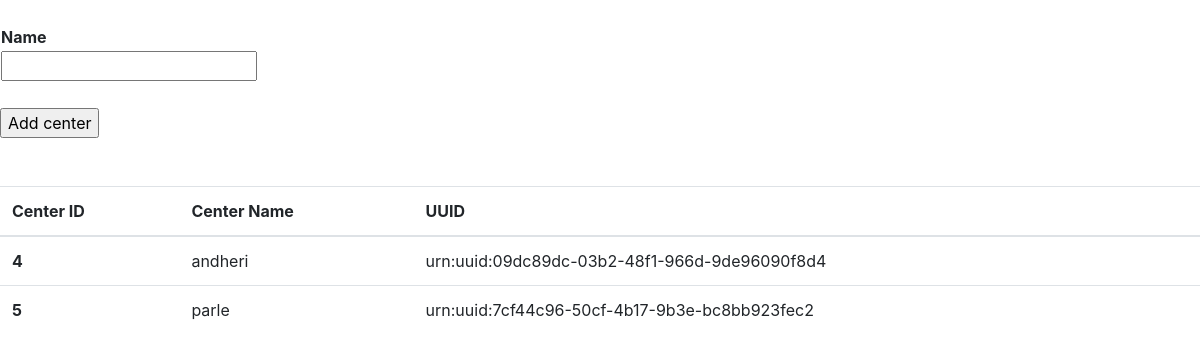
The app's page /centeradd (signed in), older data.
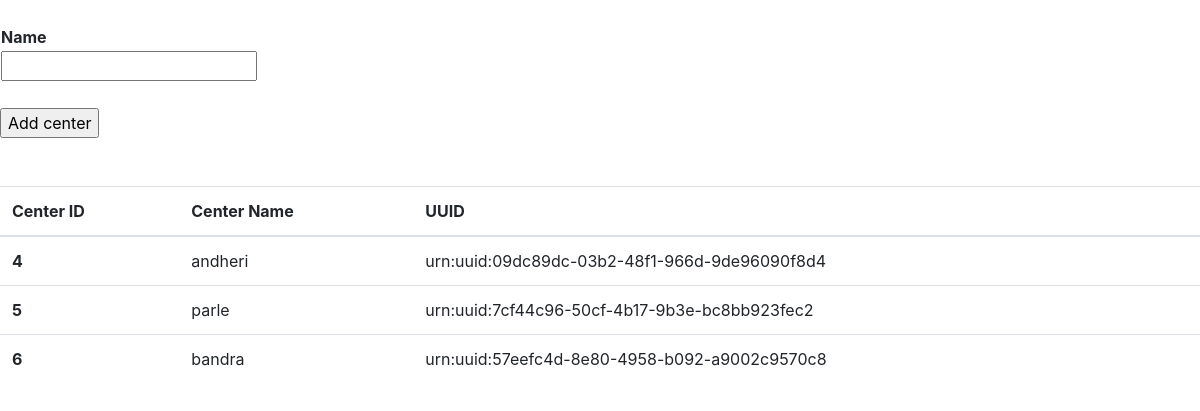
The same page, newer data.
### vaccine_app/models.py (models this page shows, shortened)
class CenterAdmin(models.Model):
    centerPrimaryKey = models.AutoField(primary_key=True)
    centerId = models.UUIDField(default=uuid.uuid4, editable=False, unique=True)
    district = models.ForeignKey(DistrictAdmin, on_delete=models.CASCADE, related_name="centerAdmin")
    name = models.CharField(max_length=255, unique=True)

### vaccine_app/views.py (the view)
# urls.py: path('centeradd',views.centeradd,name='centeradd'),
@login_required
def centeradd(request):
    dist = AccessControlListDistrict.objects.get(person = request.user)
    dist_ID = dist.districtID
    centers = CenterAdmin.objects.filter(district=dist_ID)
    return render(request,'loggedin_district.html',{'centers':centers})

### templates/loggedin_district.html (shortened to what this page needs)
<!DOCTYPE html>
<html lang="en">
<head>
    <link rel="stylesheet" href="https://stackpath.bootstrapcdn.com/bootstrap/4.1.3/css/bootstrap.min.css">
</head>
<body>
    {% block content %}
        <form action='/centeradd_upload' method="POST">
            <table>
                <tr>
                    <th>Name</th>
                </tr>
                <tr>
                    <td><input type="text" id="name" name="name" /></td>
                    <br>
                </tr>
                <tr>
                    <td></td>
                </tr>
            </table>
            <br>
            <input type="submit" id="add" value="Add center" />
        </form>
        <br><br>
        <table class="table">
            <thead>
              <tr>
                <th scope="col">Center ID</th>
                <th scope="col">Center Name</th>
                <th scope="col">UUID</th>
              </tr>
            </thead>
            <tbody>
            {% for center in centers %}
              <tr>
                <th scope="row">{{center.centerPrimaryKey}}</th>
                <td>{{center.name}}</td>
                <td>{{center.centerId.urn}}</td>
              </tr>
            {% endfor %}
            </tbody>
          </table>
    {% endblock content %}
</body>
</html>

Row changes from the older to the newer data that the page shows:
added CenterAdmin: centerPrimaryKey "6", name "bandra", centerId.urn "urn:uuid:57eefc4d-8e80-4958-b092-a9002c9570c8"
